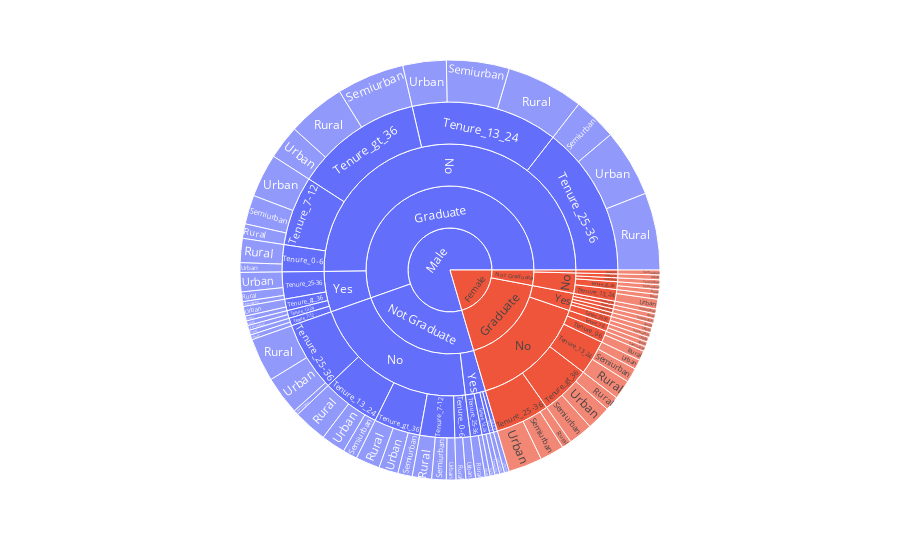

This figure's notebook cell:
### Code cell
fig = px.sunburst(Bank_Yes, path=["Gender",'Education','Self_Employed',
                                    'Tenure_group','Property_Area'])
fig.show()

### Figure 1 — Plotly figure (JSON) as saved in the notebook; plotly's stock layout.template omitted (floating-point values rounded to 4 significant figures)
{"data": [{"branchvalues": "total", "domain": {"x": [0, 1], "y": [0, 1]}, "hovertemplate": "labels=%{label}<br>count=%{value}<br>parent=%{parent}<br>id=%{id}<extra></extra>", "ids": ["Female/Graduate/No/Tenure_0-6/Rural", "Male/Graduate/No/Tenure_0-6/Rural", "Male/Not Graduate/No/Tenure_0-6/Rural", "Female/Graduate/Yes/Tenure_0-6/Rural", "Female/Graduate/No/Tenure_13_24/Rural", "Male/Graduate/No/Tenure_13_24/Rural", "Female/Not Graduate/No/Tenure_13_24/Rural", "Male/Not Graduate/No/Tenure_13_24/Rural", "Male/Graduate/Yes/Tenure_13_24/Rural", "Male/Not Graduate/Yes/Tenure_13_24/Rural", "Female/Graduate/No/Tenure_25-36/Rural", "Male/Graduate/No/Tenure_25-36/Rural", "Male/Not Graduate/No/Tenure_25-36/Rural", "Male/Graduate/Yes/Tenure_25-36/Rural", "Male/Not Graduate/Yes/Tenure_25-36/Rural", "Female/Graduate/No/Tenure_7-12/Rural", "Male/Graduate/No/Tenure_7-12/Rural", "Male/Not Graduate/No/Tenure_7-12/Rural", "Female/Graduate/Yes/Tenure_7-12/Rural", "Male/Graduate/Yes/Tenure_7-12/Rural", "Female/Graduate/No/Tenure_gt_36/Rural", "Male/Graduate/No/Tenure_gt_36/Rural", "Female/Not Graduate/No/Tenure_gt_36/Rural", "Male/Not Graduate/No/Tenure_gt_36/Rural", "Male/Graduate/Yes/Tenure_gt_36/Rural", "Female/Graduate/No/Tenure_0-6/Semiurban", "Female/Not Graduate/Yes/Tenure_0-6/Semiurban", "Female/Graduate/No/Tenure_13_24/Semiurban", "Male/Graduate/No/Tenure_13_24/Semiurban", "Male/Not Graduate/No/Tenure_13_24/Semiurban", "Female/Graduate/Yes/Tenure_13_24/Semiurban", "Male/Graduate/Yes/Tenure_13_24/Semiurban", "Male/Not Graduate/Yes/Tenure_13_24/Semiurban", "Female/Graduate/No/Tenure_25-36/Semiurban", "Male/Graduate/No/Tenure_25-36/Semiurban", "Female/Not Graduate/No/Tenure_25-36/Semiurban", "Male/Not Graduate/No/Tenure_25-36/Semiurban", "Female/Graduate/Yes/Tenure_25-36/Semiurban", "Male/Graduate/Yes/Tenure_25-36/Semiurban", "Male/Graduate/No/Tenure_7-12/Semiurban", "Male/Not Graduate/No/Tenure_7-12/Semiurban", "Male/Not Graduate/Yes/Tenure_7-12/Semiurban", "Female/Graduate/No/Tenure_gt_36/Semiurban", "Male/Graduate/No/Tenure_gt_36/Semiurban", "Female/Not Graduate/No/Tenure_gt_36/Semiurban", "Male/Not Graduate/No/Tenure_gt_36/Semiurban", "Female/Graduate/Yes/Tenure_gt_36/Semiurban", "Male/Graduate/No/Tenure_0-6/Urban", "Male/Not Graduate/No/Tenure_0-6/Urban", "Female/Graduate/No/Tenure_13_24/Urban", "Male/Graduate/No/Tenure_13_24/Urban", "Female/Not Graduate/No/Tenure_13_24/Urban", "Male/Not Graduate/No/Tenure_13_24/Urban", "Female/Graduate/No/Tenure_25-36/Urban", "Male/Graduate/No/Tenure_25-36/Urban", "Male/Not Graduate/No/Tenure_25-36/Urban", "Female/Graduate/Yes/Tenure_25-36/Urban", "Male/Graduate/Yes/Tenure_25-36/Urban", "Male/Not Graduate/Yes/Tenure_25-36/Urban", "Female/Graduate/No/Tenure_7-12/Urban", "Male/Graduate/No/Tenure_7-12/Urban", "Female/Not Graduate/No/Tenure_7-12/Urban", "Male/Not Graduate/No/Tenure_7-12/Urban", "Male/Graduate/Yes/Tenure_7-12/Urban", "Female/Graduate/No/Tenure_gt_36/Urban", "Male/Graduate/No/Tenure_gt_36/Urban", "Male/Not Graduate/No/Tenure_gt_36/Urban", "Male/Graduate/Yes/Tenure_gt_36/Urban", "Male/Not Graduate/Yes/Tenure_gt_36/Urban", "Female/Graduate/No/Tenure_0-6", "Male/Graduate/No/Tenure_0-6", "Male/Not Graduate/No/Tenure_0-6", "Female/Graduate/Yes/Tenure_0-6", "Female/Not Graduate/Yes/Tenure_0-6", "Female/Graduate/No/Tenure_13_24", "Male/Graduate/No/Tenure_13_24", "Female/Not Graduate/No/Tenure_13_24", "Male/Not Graduate/No/Tenure_13_24", "Female/Graduate/Yes/Tenure_13_24", "Male/Graduate/Yes/Tenure_13_24", "Male/Not Graduate/Yes/Tenure_13_24", "Female/Graduate/No/Tenure_25-36", "Male/Graduate/No/Tenure_25-36", "Female/Not Graduate/No/Tenure_25-36", "Male/Not Graduate/No/Tenure_25-36", "Female/Graduate/Yes/Tenure_25-36", "Male/Graduate/Yes/Tenure_25-36", "Male/Not Graduate/Yes/Tenure_25-36", "Female/Graduate/No/Tenure_7-12", "Male/Graduate/No/Tenure_7-12", "Female/Not Graduate/No/Tenure_7-12", "Male/Not Graduate/No/Tenure_7-12", "Female/Graduate/Yes/Tenure_7-12", "Male/Graduate/Yes/Tenure_7-12", "Male/Not Graduate/Yes/Tenure_7-12", "Female/Graduate/No/Tenure_gt_36", "Male/Graduate/No/Tenure_gt_36", "Female/Not Graduate/No/Tenure_gt_36", "Male/Not Graduate/No/Tenure_gt_36", "Female/Graduate/Yes/Tenure_gt_36", "Male/Graduate/Yes/Tenure_gt_36", "Male/Not Graduate/Yes/Tenure_gt_36", "Female/Graduate/No", "Male/Graduate/No", "Female/Not Graduate/No", "Male/Not Graduate/No", "Female/Graduate/Yes", "Male/Graduate/Yes", "Female/Not Graduate/Yes", "Male/Not Graduate/Yes", "Female/Graduate", "Male/Graduate", "Female/Not Graduate", "Male/Not Graduate", "Female", "Male"], "labels": ["Rural", "Rural", "Rural", "Rural", "Rural", "Rural", "Rural", "Rural", "Rural", "Rural", "Rural", "Rural", "Rural", "Rural", "Rural", "Rural", "Rural", "Rural", "Rural", "Rural", "Rural", "Rural", "Rural", "Rural", "Rural", "Semiurban", "Semiurban", "Semiurban", "Semiurban", "Semiurban", "Semiurban", "Semiurban", "Semiurban", "Semiurban", "Semiurban", "Semiurban", "Semiurban", "Semiurban", "Semiurban", "Semiurban", "Semiurban", "Semiurban", "Semiurban", "Semiurban", "Semiurban", "Semiurban", "Semiurban", "Urban", "Urban", "Urban", "Urban", "Urban", "Urban", "Urban", "Urban", "Urban", "Urban", "Urban", "Urban", "Urban", "Urban", "Urban", "Urban", "Urban", "Urban", "Urban", "Urban", "Urban", "Urban", "Tenure_0-6", "Tenure_0-6", "Tenure_0-6", "Tenure_0-6", "Tenure_0-6", "Tenure_13_24", "Tenure_13_24", "Tenure_13_24", "Tenure_13_24", "Tenure_13_24", "Tenure_13_24", "Tenure_13_24", "Tenure_25-36", "Tenure_25-36", "Tenure_25-36", "Tenure_25-36", "Tenure_25-36", "Tenure_25-36", "Tenure_25-36", "Tenure_7-12", "Tenure_7-12", "Tenure_7-12", "Tenure_7-12", "Tenure_7-12", "Tenure_7-12", "Tenure_7-12", "Tenure_gt_36", "Tenure_gt_36", "Tenure_gt_36", "Tenure_gt_36", "Tenure_gt_36", "Tenure_gt_36", "Tenure_gt_36", "No", "No", "No", "No", "Yes", "Yes", "Yes", "Yes", "Graduate", "Graduate", "Not Graduate", "Not Graduate", "Female", "Male"], "name": "", "parents": ["Female/Graduate/No/Tenure_0-6", "Male/Graduate/No/Tenure_0-6", "Male/Not Graduate/No/Tenure_0-6", "Female/Graduate/Yes/Tenure_0-6", "Female/Graduate/No/Tenure_13_24", "Male/Graduate/No/Tenure_13_24", "Female/Not Graduate/No/Tenure_13_24", "Male/Not Graduate/No/Tenure_13_24", "Male/Graduate/Yes/Tenure_13_24", "Male/Not Graduate/Yes/Tenure_13_24", "Female/Graduate/No/Tenure_25-36", "Male/Graduate/No/Tenure_25-36", "Male/Not Graduate/No/Tenure_25-36", "Male/Graduate/Yes/Tenure_25-36", "Male/Not Graduate/Yes/Tenure_25-36", "Female/Graduate/No/Tenure_7-12", "Male/Graduate/No/Tenure_7-12", "Male/Not Graduate/No/Tenure_7-12", "Female/Graduate/Yes/Tenure_7-12", "Male/Graduate/Yes/Tenure_7-12", "Female/Graduate/No/Tenure_gt_36", "Male/Graduate/No/Tenure_gt_36", "Female/Not Graduate/No/Tenure_gt_36", "Male/Not Graduate/No/Tenure_gt_36", "Male/Graduate/Yes/Tenure_gt_36", "Female/Graduate/No/Tenure_0-6", "Female/Not Graduate/Yes/Tenure_0-6", "Female/Graduate/No/Tenure_13_24", "Male/Graduate/No/Tenure_13_24", "Male/Not Graduate/No/Tenure_13_24", "Female/Graduate/Yes/Tenure_13_24", "Male/Graduate/Yes/Tenure_13_24", "Male/Not Graduate/Yes/Tenure_13_24", "Female/Graduate/No/Tenure_25-36", "Male/Graduate/No/Tenure_25-36", "Female/Not Graduate/No/Tenure_25-36", "Male/Not Graduate/No/Tenure_25-36", "Female/Graduate/Yes/Tenure_25-36", "Male/Graduate/Yes/Tenure_25-36", "Male/Graduate/No/Tenure_7-12", "Male/Not Graduate/No/Tenure_7-12", "Male/Not Graduate/Yes/Tenure_7-12", "Female/Graduate/No/Tenure_gt_36", "Male/Graduate/No/Tenure_gt_36", "Female/Not Graduate/No/Tenure_gt_36", "Male/Not Graduate/No/Tenure_gt_36", "Female/Graduate/Yes/Tenure_gt_36", "Male/Graduate/No/Tenure_0-6", "Male/Not Graduate/No/Tenure_0-6", "Female/Graduate/No/Tenure_13_24", "Male/Graduate/No/Tenure_13_24", "Female/Not Graduate/No/Tenure_13_24", "Male/Not Graduate/No/Tenure_13_24", "Female/Graduate/No/Tenure_25-36", "Male/Graduate/No/Tenure_25-36", "Male/Not Graduate/No/Tenure_25-36", "Female/Graduate/Yes/Tenure_25-36", "Male/Graduate/Yes/Tenure_25-36", "Male/Not Graduate/Yes/Tenure_25-36", "Female/Graduate/No/Tenure_7-12", "Male/Graduate/No/Tenure_7-12", "Female/Not Graduate/No/Tenure_7-12", "Male/Not Graduate/No/Tenure_7-12", "Male/Graduate/Yes/Tenure_7-12", "Female/Graduate/No/Tenure_gt_36", "Male/Graduate/No/Tenure_gt_36", "Male/Not Graduate/No/Tenure_gt_36", "Male/Graduate/Yes/Tenure_gt_36", "Male/Not Graduate/Yes/Tenure_gt_36", "Female/Graduate/No", "Male/Graduate/No", "Male/Not Graduate/No", "Female/Graduate/Yes", "Female/Not Graduate/Yes", "Female/Graduate/No", "Male/Graduate/No", "Female/Not Graduate/No", "Male/Not Graduate/No", "Female/Graduate/Yes", "Male/Graduate/Yes", "Male/Not Graduate/Yes", "Female/Graduate/No", "Male/Graduate/No", "Female/Not Graduate/No", "Male/Not Graduate/No", "Female/Graduate/Yes", "Male/Graduate/Yes", "Male/Not Graduate/Yes", "Female/Graduate/No", "Male/Graduate/No", "Female/Not Graduate/No", "Male/Not Graduate/No", "Female/Graduate/Yes", "Male/Graduate/Yes", "Male/Not Graduate/Yes", "Female/Graduate/No", "Male/Graduate/No", "Female/Not Graduate/No", "Male/Not Graduate/No", "Female/Graduate/Yes", "Male/Graduate/Yes", "Male/Not Graduate/Yes", "Female/Graduate", "Male/Graduate", "Female/Not Graduate", "Male/Not Graduate", "Female/Graduate", "Male/Graduate", "Female/Not Graduate", "Male/Not Graduate", "Female", "Male", "Female", "Male", "", ""], "type": "sunburst", "values": [2, 5, 2, 1, 4, 16, 1, 7, 1, 1, 2, 16, 9, 2, 2, 1, 3, 4, 1, 1, 3, 12, 1, 5, 1, 1, 1, 3, 13, 3, 1, 1, 1, 5, 9, 1, 1, 1, 1, 6, 3, 1, 5, 14, 1, 3, 1, 2, 2, 2, 9, 2, 5, 7, 14, 8, 1, 4, 1, 1, 9, 1, 2, 1, 5, 7, 4, 2, 1, 3, 7, 4, 1, 1, 9, 38, 3, 15, 1, 2, 2, 14, 39, 1, 18, 2, 7, 3, 2, 18, 1, 9, 1, 2, 1, 13, 33, 2, 12, 1, 3, 1, 41, 135, 7, 58, 6, 14, 1, 7, 47, 149, 8, 65, 55, 214]}], "layout": {"legend": {"tracegroupgap": 0}, "margin": {"t": 60}}}
